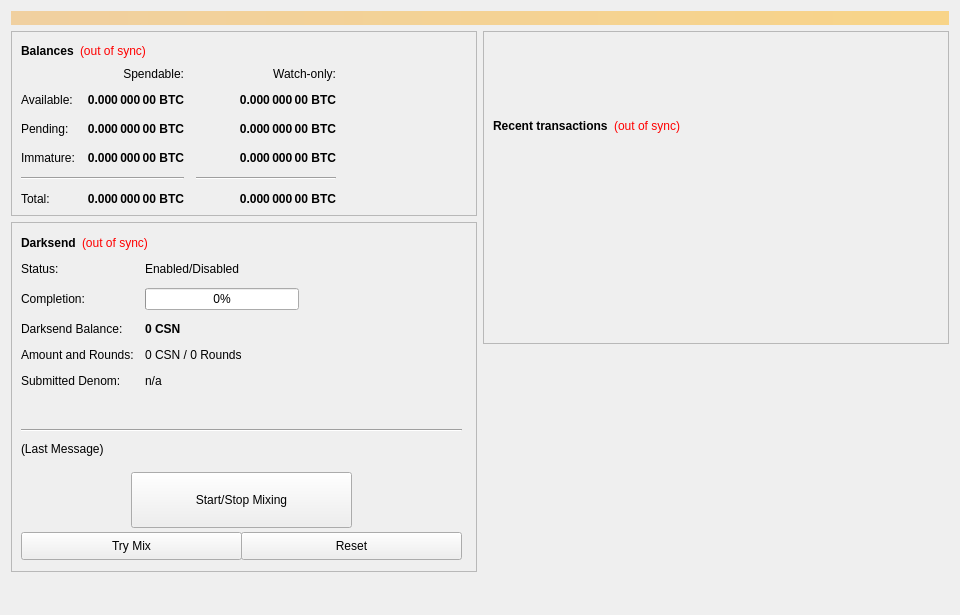
<?xml version="1.0" encoding="UTF-8"?>
<ui version="4.0">
 <class>OverviewPage</class>
 <widget class="QWidget" name="OverviewPage">
  <property name="geometry">
   <rect>
    <x>0</x>
    <y>0</y>
    <width>960</width>
    <height>615</height>
   </rect>
  </property>
  <property name="minimumSize">
   <size>
    <width>960</width>
    <height>0</height>
   </size>
  </property>
  <property name="windowTitle">
   <string>Form</string>
  </property>
  <layout class="QVBoxLayout" name="topLayout">
   <item>
    <widget class="QLabel" name="labelAlerts">
     <property name="visible">
      <bool>false</bool>
     </property>
     <property name="styleSheet">
      <string notr="true">background-color: qlineargradient(x1: 0, y1: 0, x2: 1, y2: 0, stop:0 #F0D0A0, stop:1 #F8D488); color:#000000;</string>
     </property>
     <property name="wordWrap">
      <bool>true</bool>
     </property>
     <property name="margin">
      <number>3</number>
     </property>
    </widget>
   </item>
   <item>
    <layout class="QHBoxLayout" name="horizontalLayout" stretch="1,1">
     <item>
      <layout class="QVBoxLayout" name="verticalLayout_2">
       <item>
        <widget class="QFrame" name="frame">
         <property name="frameShape">
          <enum>QFrame::StyledPanel</enum>
         </property>
         <property name="frameShadow">
          <enum>QFrame::Raised</enum>
         </property>
         <layout class="QVBoxLayout" name="verticalLayout_4">
          <item>
           <layout class="QHBoxLayout" name="horizontalLayout_4">
            <item>
             <widget class="QLabel" name="label_5">
              <property name="font">
               <font>
                <weight>75</weight>
                <bold>true</bold>
               </font>
              </property>
              <property name="text">
               <string>Balances</string>
              </property>
             </widget>
            </item>
            <item>
             <widget class="QLabel" name="labelWalletStatus">
              <property name="cursor">
               <cursorShape>WhatsThisCursor</cursorShape>
              </property>
              <property name="toolTip">
               <string>The displayed information may be out of date. Your wallet automatically synchronizes with the CSN network after a connection is established, but this process has not completed yet.</string>
              </property>
              <property name="styleSheet">
               <string notr="true">QLabel { color: red; }</string>
              </property>
              <property name="text">
               <string notr="true">(out of sync)</string>
              </property>
              <property name="alignment">
               <set>Qt::AlignLeading|Qt::AlignLeft|Qt::AlignVCenter</set>
              </property>
             </widget>
            </item>
            <item>
             <spacer name="horizontalSpacer_3">
              <property name="orientation">
               <enum>Qt::Horizontal</enum>
              </property>
              <property name="sizeHint" stdset="0">
               <size>
                <width>40</width>
                <height>20</height>
               </size>
              </property>
             </spacer>
            </item>
           </layout>
          </item>
          <item>
           <layout class="QGridLayout" name="gridLayout">
            <property name="spacing">
             <number>12</number>
            </property>
            <item row="2" column="2">
             <widget class="QLabel" name="labelWatchPending">
              <property name="font">
               <font>
                <weight>75</weight>
                <bold>true</bold>
               </font>
              </property>
              <property name="cursor">
               <cursorShape>IBeamCursor</cursorShape>
              </property>
              <property name="toolTip">
               <string>Unconfirmed transactions to watch-only addresses</string>
              </property>
              <property name="text">
               <string notr="true">0.000 000 00 BTC</string>
              </property>
              <property name="alignment">
               <set>Qt::AlignRight|Qt::AlignTrailing|Qt::AlignVCenter</set>
              </property>
              <property name="textInteractionFlags">
               <set>Qt::LinksAccessibleByMouse|Qt::TextSelectableByKeyboard|Qt::TextSelectableByMouse</set>
              </property>
             </widget>
            </item>
            <item row="2" column="1">
             <widget class="QLabel" name="labelUnconfirmed">
              <property name="font">
               <font>
                <weight>75</weight>
                <bold>true</bold>
               </font>
              </property>
              <property name="cursor">
               <cursorShape>IBeamCursor</cursorShape>
              </property>
              <property name="toolTip">
               <string>Total of transactions that have yet to be confirmed, and do not yet count toward the spendable balance</string>
              </property>
              <property name="text">
               <string notr="true">0.000 000 00 BTC</string>
              </property>
              <property name="alignment">
               <set>Qt::AlignRight|Qt::AlignTrailing|Qt::AlignVCenter</set>
              </property>
              <property name="textInteractionFlags">
               <set>Qt::LinksAccessibleByMouse|Qt::TextSelectableByKeyboard|Qt::TextSelectableByMouse</set>
              </property>
             </widget>
            </item>
            <item row="3" column="2">
             <widget class="QLabel" name="labelWatchImmature">
              <property name="font">
               <font>
                <weight>75</weight>
                <bold>true</bold>
               </font>
              </property>
              <property name="cursor">
               <cursorShape>IBeamCursor</cursorShape>
              </property>
              <property name="toolTip">
               <string>Staked or masternode rewards in watch-only addresses that has not yet matured</string>
              </property>
              <property name="text">
               <string notr="true">0.000 000 00 BTC</string>
              </property>
              <property name="alignment">
               <set>Qt::AlignRight|Qt::AlignTrailing|Qt::AlignVCenter</set>
              </property>
              <property name="textInteractionFlags">
               <set>Qt::LinksAccessibleByMouse|Qt::TextSelectableByKeyboard|Qt::TextSelectableByMouse</set>
              </property>
             </widget>
            </item>
            <item row="4" column="0" colspan="2">
             <widget class="Line" name="lineSpendableBalance">
              <property name="orientation">
               <enum>Qt::Horizontal</enum>
              </property>
             </widget>
            </item>
            <item row="4" column="2">
             <widget class="Line" name="lineWatchBalance">
              <property name="sizePolicy">
               <sizepolicy hsizetype="Preferred" vsizetype="Fixed">
                <horstretch>0</horstretch>
                <verstretch>0</verstretch>
               </sizepolicy>
              </property>
              <property name="minimumSize">
               <size>
                <width>140</width>
                <height>0</height>
               </size>
              </property>
              <property name="orientation">
               <enum>Qt::Horizontal</enum>
              </property>
             </widget>
            </item>
            <item row="5" column="0">
             <widget class="QLabel" name="labelTotalText">
              <property name="text">
               <string>Total:</string>
              </property>
             </widget>
            </item>
            <item row="3" column="1">
             <widget class="QLabel" name="labelImmature">
              <property name="font">
               <font>
                <weight>75</weight>
                <bold>true</bold>
               </font>
              </property>
              <property name="cursor">
               <cursorShape>IBeamCursor</cursorShape>
              </property>
              <property name="toolTip">
               <string>Staked or masternode rewards that has not yet matured</string>
              </property>
              <property name="text">
               <string notr="true">0.000 000 00 BTC</string>
              </property>
              <property name="alignment">
               <set>Qt::AlignRight|Qt::AlignTrailing|Qt::AlignVCenter</set>
              </property>
              <property name="textInteractionFlags">
               <set>Qt::LinksAccessibleByMouse|Qt::TextSelectableByKeyboard|Qt::TextSelectableByMouse</set>
              </property>
             </widget>
            </item>
            <item row="2" column="3">
             <spacer name="horizontalSpacer_2">
              <property name="orientation">
               <enum>Qt::Horizontal</enum>
              </property>
              <property name="sizeHint" stdset="0">
               <size>
                <width>40</width>
                <height>20</height>
               </size>
              </property>
             </spacer>
            </item>
            <item row="3" column="0">
             <widget class="QLabel" name="labelImmatureText">
              <property name="text">
               <string>Immature:</string>
              </property>
             </widget>
            </item>
            <item row="5" column="1">
             <widget class="QLabel" name="labelTotal">
              <property name="font">
               <font>
                <weight>75</weight>
                <bold>true</bold>
               </font>
              </property>
              <property name="cursor">
               <cursorShape>IBeamCursor</cursorShape>
              </property>
              <property name="toolTip">
               <string>Your current total balance</string>
              </property>
              <property name="text">
               <string notr="true">0.000 000 00 BTC</string>
              </property>
              <property name="alignment">
               <set>Qt::AlignRight|Qt::AlignTrailing|Qt::AlignVCenter</set>
              </property>
              <property name="textInteractionFlags">
               <set>Qt::LinksAccessibleByMouse|Qt::TextSelectableByKeyboard|Qt::TextSelectableByMouse</set>
              </property>
             </widget>
            </item>
            <item row="5" column="2">
             <widget class="QLabel" name="labelWatchTotal">
              <property name="font">
               <font>
                <weight>75</weight>
                <bold>true</bold>
               </font>
              </property>
              <property name="cursor">
               <cursorShape>IBeamCursor</cursorShape>
              </property>
              <property name="toolTip">
               <string>Current total balance in watch-only addresses</string>
              </property>
              <property name="text">
               <string notr="true">0.000 000 00 BTC</string>
              </property>
              <property name="alignment">
               <set>Qt::AlignRight|Qt::AlignTrailing|Qt::AlignVCenter</set>
              </property>
              <property name="textInteractionFlags">
               <set>Qt::LinksAccessibleByMouse|Qt::TextSelectableByKeyboard|Qt::TextSelectableByMouse</set>
              </property>
             </widget>
            </item>
            <item row="0" column="2">
             <widget class="QLabel" name="labelWatchonly">
              <property name="text">
               <string>Watch-only:</string>
              </property>
              <property name="alignment">
               <set>Qt::AlignRight|Qt::AlignTrailing|Qt::AlignVCenter</set>
              </property>
             </widget>
            </item>
            <item row="1" column="0">
             <widget class="QLabel" name="labelBalanceText">
              <property name="text">
               <string>Available:</string>
              </property>
             </widget>
            </item>
            <item row="1" column="1">
             <widget class="QLabel" name="labelBalance">
              <property name="font">
               <font>
                <weight>75</weight>
                <bold>true</bold>
               </font>
              </property>
              <property name="cursor">
               <cursorShape>IBeamCursor</cursorShape>
              </property>
              <property name="toolTip">
               <string>Your current spendable balance</string>
              </property>
              <property name="text">
               <string notr="true">0.000 000 00 BTC</string>
              </property>
              <property name="alignment">
               <set>Qt::AlignRight|Qt::AlignTrailing|Qt::AlignVCenter</set>
              </property>
              <property name="textInteractionFlags">
               <set>Qt::LinksAccessibleByMouse|Qt::TextSelectableByKeyboard|Qt::TextSelectableByMouse</set>
              </property>
             </widget>
            </item>
            <item row="1" column="2">
             <widget class="QLabel" name="labelWatchAvailable">
              <property name="font">
               <font>
                <weight>75</weight>
                <bold>true</bold>
               </font>
              </property>
              <property name="cursor">
               <cursorShape>IBeamCursor</cursorShape>
              </property>
              <property name="toolTip">
               <string>Your current balance in watch-only addresses</string>
              </property>
              <property name="text">
               <string notr="true">0.000 000 00 BTC</string>
              </property>
              <property name="alignment">
               <set>Qt::AlignRight|Qt::AlignTrailing|Qt::AlignVCenter</set>
              </property>
              <property name="textInteractionFlags">
               <set>Qt::LinksAccessibleByMouse|Qt::TextSelectableByKeyboard|Qt::TextSelectableByMouse</set>
              </property>
             </widget>
            </item>
            <item row="2" column="0">
             <widget class="QLabel" name="labelPendingText">
              <property name="text">
               <string>Pending:</string>
              </property>
             </widget>
            </item>
            <item row="0" column="1">
             <widget class="QLabel" name="labelSpendable">
              <property name="text">
               <string>Spendable:</string>
              </property>
              <property name="alignment">
               <set>Qt::AlignRight|Qt::AlignTrailing|Qt::AlignVCenter</set>
              </property>
             </widget>
            </item>
           </layout>
          </item>
         </layout>
        </widget>
       </item>
       <item>
        <widget class="QFrame" name="frameDarksend">
         <property name="minimumSize">
          <size>
           <width>0</width>
           <height>350</height>
          </size>
         </property>
         <property name="layoutDirection">
          <enum>Qt::LeftToRight</enum>
         </property>
         <property name="frameShape">
          <enum>QFrame::StyledPanel</enum>
         </property>
         <property name="frameShadow">
          <enum>QFrame::Raised</enum>
         </property>
         <widget class="QWidget" name="formLayoutWidget">
          <property name="geometry">
           <rect>
            <x>10</x>
            <y>40</y>
            <width>451</width>
            <height>161</height>
           </rect>
          </property>
          <layout class="QFormLayout" name="formLayout">
           <property name="fieldGrowthPolicy">
            <enum>QFormLayout::AllNonFixedFieldsGrow</enum>
           </property>
           <property name="horizontalSpacing">
            <number>11</number>
           </property>
           <property name="verticalSpacing">
            <number>12</number>
           </property>
           <item row="0" column="0">
            <widget class="QLabel" name="label_6">
             <property name="text">
              <string>Status:</string>
             </property>
            </widget>
           </item>
           <item row="1" column="0">
            <widget class="QLabel" name="label_7">
             <property name="text">
              <string>Completion:</string>
             </property>
            </widget>
           </item>
           <item row="1" column="1">
            <widget class="QProgressBar" name="DarksendProgress">
             <property name="maximumSize">
              <size>
               <width>154</width>
               <height>16777215</height>
              </size>
             </property>
             <property name="value">
              <number>0</number>
             </property>
            </widget>
           </item>
           <item row="2" column="0">
            <widget class="QLabel" name="labelAnonymizedText">
             <property name="text">
              <string>Darksend Balance:</string>
             </property>
            </widget>
           </item>
           <item row="2" column="1">
            <widget class="QLabel" name="labelAnonymized">
             <property name="font">
              <font>
               <weight>75</weight>
               <bold>true</bold>
              </font>
             </property>
             <property name="text">
              <string notr="true">0 CSN</string>
             </property>
            </widget>
           </item>
           <item row="3" column="0">
            <widget class="QLabel" name="label_8">
             <property name="text">
              <string>Amount and Rounds:</string>
             </property>
            </widget>
           </item>
           <item row="3" column="1">
            <widget class="QLabel" name="labelAmountRounds">
             <property name="text">
              <string>0 CSN / 0 Rounds</string>
             </property>
            </widget>
           </item>
           <item row="4" column="0">
            <widget class="QLabel" name="label_9">
             <property name="text">
              <string>Submitted Denom:</string>
             </property>
            </widget>
           </item>
           <item row="4" column="1">
            <widget class="QLabel" name="labelSubmittedDenom">
             <property name="toolTip">
              <string>The denominations you submitted to the Masternode.&lt;br&gt;To mix, other users must submit the exact same denominations.</string>
             </property>
             <property name="text">
              <string>n/a</string>
             </property>
            </widget>
           </item>
           <item row="0" column="1">
            <widget class="QLabel" name="DarksendEnabled">
             <property name="text">
              <string>Enabled/Disabled</string>
             </property>
            </widget>
           </item>
          </layout>
         </widget>
         <widget class="QPushButton" name="runAutoDenom">
          <property name="geometry">
           <rect>
            <x>251</x>
            <y>17</y>
            <width>1</width>
            <height>1</height>
           </rect>
          </property>
          <property name="palette">
           <palette>
            <active>
             <colorrole role="WindowText">
              <brush brushstyle="SolidPattern">
               <color alpha="255">
                <red>0</red>
                <green>0</green>
                <blue>0</blue>
               </color>
              </brush>
             </colorrole>
             <colorrole role="Button">
              <brush brushstyle="SolidPattern">
               <color alpha="255">
                <red>239</red>
                <green>238</green>
                <blue>238</blue>
               </color>
              </brush>
             </colorrole>
             <colorrole role="Light">
              <brush brushstyle="SolidPattern">
               <color alpha="255">
                <red>255</red>
                <green>255</green>
                <blue>255</blue>
               </color>
              </brush>
             </colorrole>
             <colorrole role="Midlight">
              <brush brushstyle="SolidPattern">
               <color alpha="255">
                <red>247</red>
                <green>246</green>
                <blue>246</blue>
               </color>
              </brush>
             </colorrole>
             <colorrole role="Dark">
              <brush brushstyle="SolidPattern">
               <color alpha="255">
                <red>119</red>
                <green>119</green>
                <blue>119</blue>
               </color>
              </brush>
             </colorrole>
             <colorrole role="Mid">
              <brush brushstyle="SolidPattern">
               <color alpha="255">
                <red>159</red>
                <green>159</green>
                <blue>159</blue>
               </color>
              </brush>
             </colorrole>
             <colorrole role="Text">
              <brush brushstyle="SolidPattern">
               <color alpha="255">
                <red>0</red>
                <green>0</green>
                <blue>0</blue>
               </color>
              </brush>
             </colorrole>
             <colorrole role="BrightText">
              <brush brushstyle="SolidPattern">
               <color alpha="255">
                <red>255</red>
                <green>255</green>
                <blue>255</blue>
               </color>
              </brush>
             </colorrole>
             <colorrole role="ButtonText">
              <brush brushstyle="SolidPattern">
               <color alpha="255">
                <red>0</red>
                <green>0</green>
                <blue>0</blue>
               </color>
              </brush>
             </colorrole>
             <colorrole role="Base">
              <brush brushstyle="SolidPattern">
               <color alpha="255">
                <red>255</red>
                <green>255</green>
                <blue>255</blue>
               </color>
              </brush>
             </colorrole>
             <colorrole role="Window">
              <brush brushstyle="SolidPattern">
               <color alpha="255">
                <red>239</red>
                <green>238</green>
                <blue>238</blue>
               </color>
              </brush>
             </colorrole>
             <colorrole role="Shadow">
              <brush brushstyle="SolidPattern">
               <color alpha="255">
                <red>0</red>
                <green>0</green>
                <blue>0</blue>
               </color>
              </brush>
             </colorrole>
             <colorrole role="AlternateBase">
              <brush brushstyle="SolidPattern">
               <color alpha="255">
                <red>247</red>
                <green>246</green>
                <blue>246</blue>
               </color>
              </brush>
             </colorrole>
             <colorrole role="ToolTipBase">
              <brush brushstyle="SolidPattern">
               <color alpha="255">
                <red>255</red>
                <green>255</green>
                <blue>220</blue>
               </color>
              </brush>
             </colorrole>
             <colorrole role="ToolTipText">
              <brush brushstyle="SolidPattern">
               <color alpha="255">
                <red>0</red>
                <green>0</green>
                <blue>0</blue>
               </color>
              </brush>
             </colorrole>
            </active>
            <inactive>
             <colorrole role="WindowText">
              <brush brushstyle="SolidPattern">
               <color alpha="255">
                <red>0</red>
                <green>0</green>
                <blue>0</blue>
               </color>
              </brush>
             </colorrole>
             <colorrole role="Button">
              <brush brushstyle="SolidPattern">
               <color alpha="255">
                <red>239</red>
                <green>238</green>
                <blue>238</blue>
               </color>
              </brush>
             </colorrole>
             <colorrole role="Light">
              <brush brushstyle="SolidPattern">
               <color alpha="255">
                <red>255</red>
                <green>255</green>
                <blue>255</blue>
               </color>
              </brush>
             </colorrole>
             <colorrole role="Midlight">
              <brush brushstyle="SolidPattern">
               <color alpha="255">
                <red>247</red>
                <green>246</green>
                <blue>246</blue>
               </color>
              </brush>
             </colorrole>
             <colorrole role="Dark">
              <brush brushstyle="SolidPattern">
               <color alpha="255">
                <red>119</red>
                <green>119</green>
                <blue>119</blue>
               </color>
              </brush>
             </colorrole>
             <colorrole role="Mid">
              <brush brushstyle="SolidPattern">
               <color alpha="255">
                <red>159</red>
                <green>159</green>
                <blue>159</blue>
               </color>
              </brush>
             </colorrole>
             <colorrole role="Text">
              <brush brushstyle="SolidPattern">
               <color alpha="255">
                <red>0</red>
                <green>0</green>
                <blue>0</blue>
               </color>
              </brush>
             </colorrole>
             <colorrole role="BrightText">
              <brush brushstyle="SolidPattern">
               <color alpha="255">
                <red>255</red>
                <green>255</green>
                <blue>255</blue>
               </color>
              </brush>
             </colorrole>
             <colorrole role="ButtonText">
              <brush brushstyle="SolidPattern">
               <color alpha="255">
                <red>0</red>
                <green>0</green>
                <blue>0</blue>
               </color>
              </brush>
             </colorrole>
             <colorrole role="Base">
              <brush brushstyle="SolidPattern">
               <color alpha="255">
                <red>255</red>
                <green>255</green>
                <blue>255</blue>
               </color>
              </brush>
             </colorrole>
             <colorrole role="Window">
              <brush brushstyle="SolidPattern">
               <color alpha="255">
                <red>239</red>
                <green>238</green>
                <blue>238</blue>
               </color>
              </brush>
             </colorrole>
             <colorrole role="Shadow">
              <brush brushstyle="SolidPattern">
               <color alpha="255">
                <red>0</red>
                <green>0</green>
                <blue>0</blue>
               </color>
              </brush>
             </colorrole>
             <colorrole role="AlternateBase">
              <brush brushstyle="SolidPattern">
               <color alpha="255">
                <red>247</red>
                <green>246</green>
                <blue>246</blue>
               </color>
              </brush>
             </colorrole>
             <colorrole role="ToolTipBase">
              <brush brushstyle="SolidPattern">
               <color alpha="255">
                <red>255</red>
                <green>255</green>
                <blue>220</blue>
               </color>
              </brush>
             </colorrole>
             <colorrole role="ToolTipText">
              <brush brushstyle="SolidPattern">
               <color alpha="255">
                <red>0</red>
                <green>0</green>
                <blue>0</blue>
               </color>
              </brush>
             </colorrole>
            </inactive>
            <disabled>
             <colorrole role="WindowText">
              <brush brushstyle="SolidPattern">
               <color alpha="255">
                <red>119</red>
                <green>119</green>
                <blue>119</blue>
               </color>
              </brush>
             </colorrole>
             <colorrole role="Button">
              <brush brushstyle="SolidPattern">
               <color alpha="255">
                <red>239</red>
                <green>238</green>
                <blue>238</blue>
               </color>
              </brush>
             </colorrole>
             <colorrole role="Light">
              <brush brushstyle="SolidPattern">
               <color alpha="255">
                <red>255</red>
                <green>255</green>
                <blue>255</blue>
               </color>
              </brush>
             </colorrole>
             <colorrole role="Midlight">
              <brush brushstyle="SolidPattern">
               <color alpha="255">
                <red>247</red>
                <green>246</green>
                <blue>246</blue>
               </color>
              </brush>
             </colorrole>
             <colorrole role="Dark">
              <brush brushstyle="SolidPattern">
               <color alpha="255">
                <red>119</red>
                <green>119</green>
                <blue>119</blue>
               </color>
              </brush>
             </colorrole>
             <colorrole role="Mid">
              <brush brushstyle="SolidPattern">
               <color alpha="255">
                <red>159</red>
                <green>159</green>
                <blue>159</blue>
               </color>
              </brush>
             </colorrole>
             <colorrole role="Text">
              <brush brushstyle="SolidPattern">
               <color alpha="255">
                <red>119</red>
                <green>119</green>
                <blue>119</blue>
               </color>
              </brush>
             </colorrole>
             <colorrole role="BrightText">
              <brush brushstyle="SolidPattern">
               <color alpha="255">
                <red>255</red>
                <green>255</green>
                <blue>255</blue>
               </color>
              </brush>
             </colorrole>
             <colorrole role="ButtonText">
              <brush brushstyle="SolidPattern">
               <color alpha="255">
                <red>119</red>
                <green>119</green>
                <blue>119</blue>
               </color>
              </brush>
             </colorrole>
             <colorrole role="Base">
              <brush brushstyle="SolidPattern">
               <color alpha="255">
                <red>239</red>
                <green>238</green>
                <blue>238</blue>
               </color>
              </brush>
             </colorrole>
             <colorrole role="Window">
              <brush brushstyle="SolidPattern">
               <color alpha="255">
                <red>239</red>
                <green>238</green>
                <blue>238</blue>
               </color>
              </brush>
             </colorrole>
             <colorrole role="Shadow">
              <brush brushstyle="SolidPattern">
               <color alpha="255">
                <red>0</red>
                <green>0</green>
                <blue>0</blue>
               </color>
              </brush>
             </colorrole>
             <colorrole role="AlternateBase">
              <brush brushstyle="SolidPattern">
               <color alpha="255">
                <red>239</red>
                <green>238</green>
                <blue>238</blue>
               </color>
              </brush>
             </colorrole>
             <colorrole role="ToolTipBase">
              <brush brushstyle="SolidPattern">
               <color alpha="255">
                <red>255</red>
                <green>255</green>
                <blue>220</blue>
               </color>
              </brush>
             </colorrole>
             <colorrole role="ToolTipText">
              <brush brushstyle="SolidPattern">
               <color alpha="255">
                <red>0</red>
                <green>0</green>
                <blue>0</blue>
               </color>
              </brush>
             </colorrole>
            </disabled>
           </palette>
          </property>
          <property name="focusPolicy">
           <enum>Qt::NoFocus</enum>
          </property>
          <property name="autoFillBackground">
           <bool>true</bool>
          </property>
          <property name="text">
           <string/>
          </property>
          <property name="flat">
           <bool>true</bool>
          </property>
         </widget>
         <widget class="QPushButton" name="toggleDarksend">
          <property name="geometry">
           <rect>
            <x>120</x>
            <y>250</y>
            <width>221</width>
            <height>56</height>
           </rect>
          </property>
          <property name="sizePolicy">
           <sizepolicy hsizetype="MinimumExpanding" vsizetype="Fixed">
            <horstretch>0</horstretch>
            <verstretch>0</verstretch>
           </sizepolicy>
          </property>
          <property name="text">
           <string>Start/Stop Mixing</string>
          </property>
         </widget>
         <widget class="Line" name="lineLastMessage">
          <property name="geometry">
           <rect>
            <x>10</x>
            <y>200</y>
            <width>441</width>
            <height>16</height>
           </rect>
          </property>
          <property name="orientation">
           <enum>Qt::Horizontal</enum>
          </property>
         </widget>
         <widget class="QLabel" name="DarksendStatus">
          <property name="geometry">
           <rect>
            <x>10</x>
            <y>220</y>
            <width>451</width>
            <height>61</height>
           </rect>
          </property>
          <property name="minimumSize">
           <size>
            <width>288</width>
            <height>43</height>
           </size>
          </property>
          <property name="text">
           <string>(Last Message)</string>
          </property>
          <property name="alignment">
           <set>Qt::AlignLeading|Qt::AlignLeft|Qt::AlignTop</set>
          </property>
          <property name="wordWrap">
           <bool>true</bool>
          </property>
         </widget>
         <widget class="QPushButton" name="DarksendAuto">
          <property name="geometry">
           <rect>
            <x>10</x>
            <y>310</y>
            <width>221</width>
            <height>28</height>
           </rect>
          </property>
          <property name="sizePolicy">
           <sizepolicy hsizetype="MinimumExpanding" vsizetype="Fixed">
            <horstretch>0</horstretch>
            <verstretch>0</verstretch>
           </sizepolicy>
          </property>
          <property name="toolTip">
           <string>Try to manually submit a Darksend request.</string>
          </property>
          <property name="text">
           <string>Try Mix</string>
          </property>
         </widget>
         <widget class="QPushButton" name="DarksendReset">
          <property name="geometry">
           <rect>
            <x>230</x>
            <y>310</y>
            <width>221</width>
            <height>28</height>
           </rect>
          </property>
          <property name="sizePolicy">
           <sizepolicy hsizetype="MinimumExpanding" vsizetype="Fixed">
            <horstretch>0</horstretch>
            <verstretch>0</verstretch>
           </sizepolicy>
          </property>
          <property name="toolTip">
           <string>Reset the current status of Darksend (can interrupt Darksend if it's in the process of Mixing, which can cost you money!)</string>
          </property>
          <property name="autoFillBackground">
           <bool>false</bool>
          </property>
          <property name="text">
           <string>Reset</string>
          </property>
         </widget>
         <widget class="QWidget" name="layoutWidget">
          <property name="geometry">
           <rect>
            <x>10</x>
            <y>10</y>
            <width>431</width>
            <height>22</height>
           </rect>
          </property>
          <layout class="QHBoxLayout" name="horizontalLayout_5">
           <item>
            <widget class="QLabel" name="label_2">
             <property name="font">
              <font>
               <weight>75</weight>
               <bold>true</bold>
              </font>
             </property>
             <property name="text">
              <string>Darksend</string>
             </property>
            </widget>
           </item>
           <item>
            <widget class="QLabel" name="labelDarksendSyncStatus">
             <property name="toolTip">
              <string>The displayed information may be out of date. Your wallet automatically synchronizes with the CSN network after a connection is established, but this process has not completed yet.</string>
             </property>
             <property name="styleSheet">
              <string notr="true">QLabel { color: red; }</string>
             </property>
             <property name="text">
              <string notr="true">(out of sync)</string>
             </property>
             <property name="alignment">
              <set>Qt::AlignLeading|Qt::AlignLeft|Qt::AlignVCenter</set>
             </property>
            </widget>
           </item>
           <item>
            <spacer name="horizontalSpacer_4">
             <property name="orientation">
              <enum>Qt::Horizontal</enum>
             </property>
             <property name="sizeHint" stdset="0">
              <size>
               <width>40</width>
               <height>20</height>
              </size>
             </property>
            </spacer>
           </item>
          </layout>
         </widget>
        </widget>
       </item>
       <item>
        <spacer name="verticalSpacer">
         <property name="orientation">
          <enum>Qt::Vertical</enum>
         </property>
         <property name="sizeHint" stdset="0">
          <size>
           <width>20</width>
           <height>40</height>
          </size>
         </property>
        </spacer>
       </item>
      </layout>
     </item>
     <item>
      <layout class="QVBoxLayout" name="verticalLayout_3">
       <item>
        <widget class="QFrame" name="frame_2">
         <property name="frameShape">
          <enum>QFrame::StyledPanel</enum>
         </property>
         <property name="frameShadow">
          <enum>QFrame::Raised</enum>
         </property>
         <layout class="QVBoxLayout" name="verticalLayout">
          <item>
           <spacer name="verticalSpacer_3">
            <property name="orientation">
             <enum>Qt::Vertical</enum>
            </property>
            <property name="sizeType">
             <enum>QSizePolicy::Fixed</enum>
            </property>
            <property name="sizeHint" stdset="0">
             <size>
              <width>20</width>
              <height>75</height>
             </size>
            </property>
           </spacer>
          </item>
          <item>
           <layout class="QHBoxLayout" name="horizontalLayout_2">
            <item>
             <widget class="QLabel" name="label_4">
              <property name="font">
               <font>
                <weight>75</weight>
                <bold>true</bold>
               </font>
              </property>
              <property name="text">
               <string>Recent transactions</string>
              </property>
             </widget>
            </item>
            <item>
             <widget class="QLabel" name="labelTransactionsStatus">
              <property name="cursor">
               <cursorShape>WhatsThisCursor</cursorShape>
              </property>
              <property name="toolTip">
               <string>The displayed information may be out of date. Your wallet automatically synchronizes with the CSN network after a connection is established, but this process has not completed yet.</string>
              </property>
              <property name="styleSheet">
               <string notr="true">QLabel { color: red; }</string>
              </property>
              <property name="text">
               <string notr="true">(out of sync)</string>
              </property>
              <property name="alignment">
               <set>Qt::AlignRight|Qt::AlignTrailing|Qt::AlignVCenter</set>
              </property>
             </widget>
            </item>
            <item>
             <spacer name="horizontalSpacer">
              <property name="orientation">
               <enum>Qt::Horizontal</enum>
              </property>
              <property name="sizeHint" stdset="0">
               <size>
                <width>40</width>
                <height>20</height>
               </size>
              </property>
             </spacer>
            </item>
           </layout>
          </item>
          <item>
           <widget class="QListView" name="listTransactions">
            <property name="styleSheet">
             <string notr="true">QListView { background: transparent; }</string>
            </property>
            <property name="frameShape">
             <enum>QFrame::NoFrame</enum>
            </property>
            <property name="verticalScrollBarPolicy">
             <enum>Qt::ScrollBarAlwaysOff</enum>
            </property>
            <property name="horizontalScrollBarPolicy">
             <enum>Qt::ScrollBarAlwaysOff</enum>
            </property>
            <property name="selectionMode">
             <enum>QAbstractItemView::NoSelection</enum>
            </property>
           </widget>
          </item>
         </layout>
        </widget>
       </item>
       <item>
        <spacer name="verticalSpacer_2">
         <property name="orientation">
          <enum>Qt::Vertical</enum>
         </property>
         <property name="sizeType">
          <enum>QSizePolicy::Expanding</enum>
         </property>
         <property name="sizeHint" stdset="0">
          <size>
           <width>20</width>
           <height>40</height>
          </size>
         </property>
        </spacer>
       </item>
      </layout>
     </item>
    </layout>
   </item>
  </layout>
 </widget>
 <resources/>
 <connections/>
</ui>
